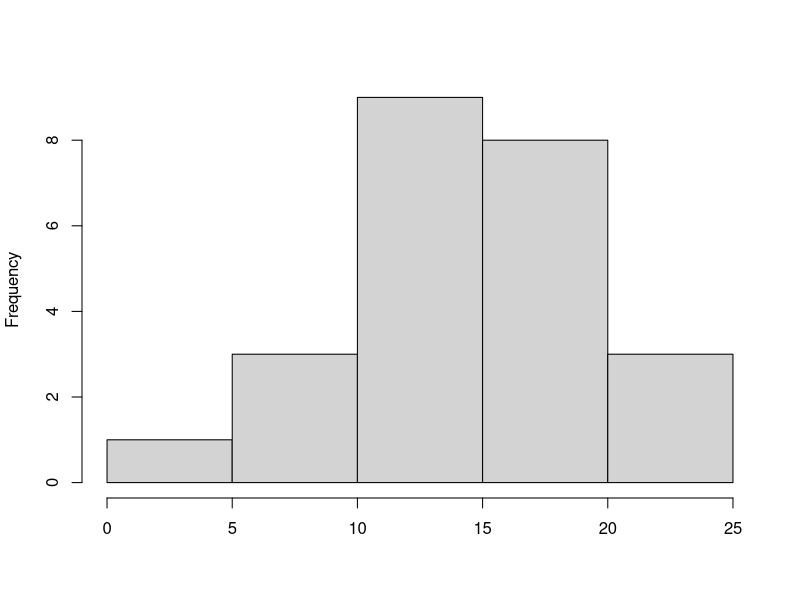
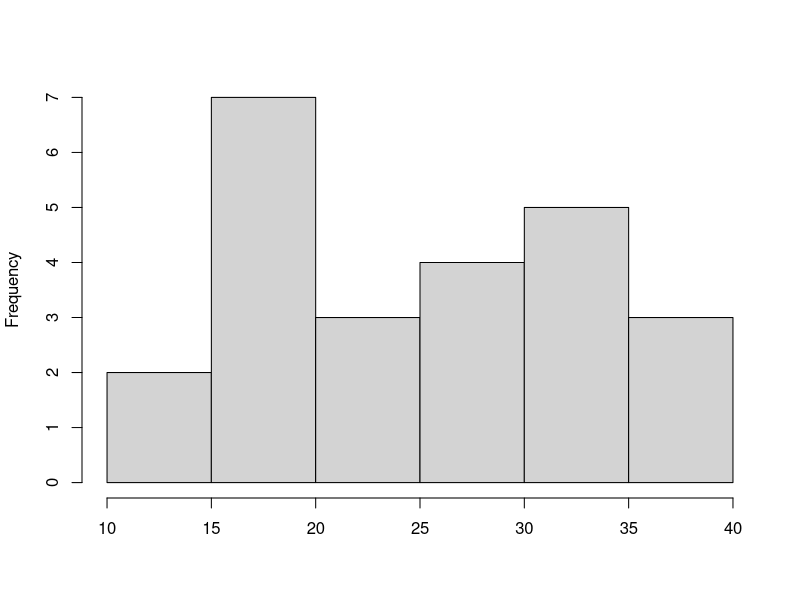
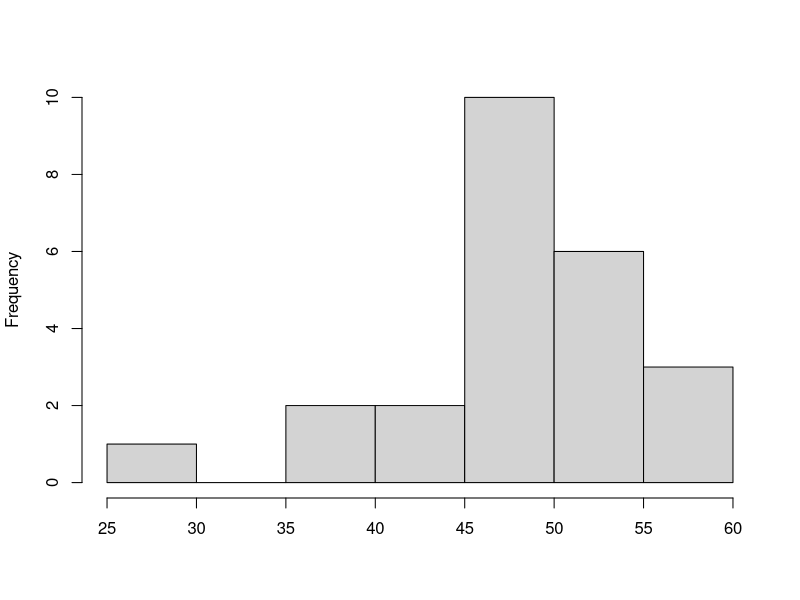

Recreate these plots in R, in order. (Note: this script raises an error after producing the figures.)
edos = c("Aguascalientes", "BC", "BCS", "Campeche", "Coahuila", "Colima", "Chiapas", "Chihuahua", "DF", "Durango", "Guanajuato","Guerrero", "Hidalgo", "Jalisco", "Mexico", "Michoacan", "Morelos", "Nayarit", "NL", "Oaxaca", "Puebla", "Queretaro", "QR", "SLP", "Sinaloa", "Sonora", "Tabasco", "Tamaulipas", "Tlaxcala", "Veracruz", "Yucatan", "Zacatecas")
total = c(83998, 277488, 50570, 33829, 168029, 34643, 46064, 216184, 506151, 38483 ,167031, 125866, 71329, 347665, 806060, 150059, 111856, 51823, 265851, 73498, 131447, 93094, 87318, 38268, 201277, 177474, 14879, 197048, 25123, 258036, 58372, 45925)
domestica = c(78264, 142708, 38106, 21534, 135057, 28940, 36373, 110974, 363375, 15667, 130420, 109069, 54296, 274249, 681767, 122457, 97004, 44562, 223210, 60862, 111865, 74282, 51299, 22605, 159286, 136117, 8006, 158018, 21501, 208068, 52444, 38358)
comercial = c(3413, 8078, 4877, 5145, 20341, 3754, 6103, 20813, 88205, 5783, 22601, 11038, 5927, 42931, 87419, 20655, 9345, 6615, 42075, 7240, 9987, 8422, 16826, 10193, 14549, 31462, 3820, 9857, 1896, 42298, 2210, 2627)
industrial = c(512, 12824, 6405, 992, 8416, 1541, 1495, 67288, 32721, 15925, 6764, 2621, 2813, 13086, 12005, 4562, 2711, 559, 105, 2164, 6198, 1823, 8940, 2115, 7205, 9222, 1255, 21592, 358, 3222, 85, 2685)
servicios = c(1629, 113758, 789, 102, 3548, 405, 1990, 9310, 21340, 1019, 5573, 2854, 2672, 15940, 818, 1652, 1953, 69, 461, 2894, 2493, 8075, 8229, 1937, 20121, 319, 1660, 6411, 121, 4268, 3389, 1664)
pipa = c(180, 120, 393, 6056, 667, 3, 103, 7799, 510, 89, 1673, 284, 5621, 1459, 24051, 733, 843, 18, 0, 338, 904, 492, 2024, 1418, 116, 354, 138, 1170, 1247, 180, 244, 591)

poblacion =  c(233.7, 46.4, 9.6, 15.6, 19.5, 126.4, 71.2, 14.4, 5967.3, 14.2, 191.3, 55.6, 137.3, 99.8, 724.2, 78.2, 390.2, 42.4, 79.8, 42.3, 179.8, 174.4, 33.6, 44.5, 51.7, 15.9, 96.9, 42.9, 318.4, 113, 53.1, 21)
malo = c(13.33263336, 20.94912467, 17.33160934, 16.973991, 17.38500619, 10.83467732, 8.916364626, 19.61259903, 10.84161621, 14.87235255, 14.83938977, 17.9278914, 10.48780862, 5.180165682, 4.168830823, 12.29467705, 13.89916212, 22.33115698, 17.89841157, 16.75704668, 18.95362678, 12.12067549, 9.996090013, 21.27690443)
regular = c(36.1223806, 32.36231792, 30.77031746, 27.14450176, 23.39351066, 17.9311899, 15.49453566, 19.57272459, 33.35972943, 29.36442499, 35.3178316, 30.7924066, 19.9753758, 12.54575151, 11.89843583, 21.61660139, 36.75068673, 33.04412477, 29.73608228, 26.31486355, 24.17089259, 19.15599309, 16.31239193, 19.10788837)
bueno = c(49.7568826, 45.83327329, 51.48095038, 55.48328246, 45.25348616, 35.7568475, 47.0119972, 47.72185825, 55.4200321, 54.97335023, 49.32022418, 50.672439, 50.44000641, 25.59460433, 46.77597001, 52.3100491, 48.46891993, 43.75455757, 51.97236151, 56.57740627, 44.07392266, 38.06803314, 47.06567655, 46.67837203)
###############################################

#Experimentos tarea 6

################################################
set.seed(100)

png("Ej6_malo.png", width = 1000, height = 2000, res = 300)
hist(malo, xlab = "", main = " ")
dev.off()
png("Ej6_regular.png", width = 1000, height = 2000, res = 300)
hist(regular, xlab = "", main = " ")
dev.off()
png("Ej6_bueno.png", width = 1000, height = 2000, res = 300)
hist(bueno, xlab = "", main = " ")
dev.off()

t.test(malo, mu = 15)
t.test(regular, mu = 25)
t.test(bueno, mu = 45)

wilcox.test(malo, mu=15, conf.int = TRUE)
wilcox.test(regular, mu=25, conf.int = TRUE)
wilcox.test(bueno, mu=45, conf.int = TRUE)

wilcox.test(malo, bueno, paired = TRUE)
wilcox.test(regular, bueno, paired = TRUE)
wilcox.test(malo, regular, paired = TRUE)

shapiro.test(malo)
shapiro.test(regular)
shapiro.test(bueno)

ks.test(malo, bueno)
ks.test(regular, bueno)
ks.test(malo, regular)

var.test(malo, bueno)
var.test(regular, bueno)
var.test(malo, regular)

chisq.test(table(malo, bueno), correct = FALSE)  # Yates continuity correction not applied
#or
summary(table(malo, bueno)) #

cor.test(malo, bueno)
cor.test(regular, bueno)
cor.test(malo, regular)


png('t1.png', width = 3000, height = 2500, res = 300)
boxplot(total, domestica, comercial, industrial, servicios, pipa, names= column_names, col=(c("coral1", "cyan3", "deepskyblue2", "darkgoldenrod2", "darkgreen", "deeppink3")))
dev.off() 